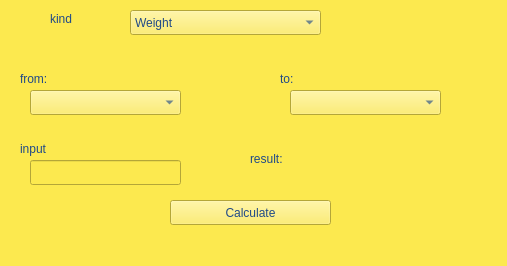
<?xml version="1.0" encoding="UTF-8"?>
<ui version="4.0">
 <class>MainWindow</class>
 <widget class="QMainWindow" name="MainWindow">
  <property name="geometry">
   <rect>
    <x>0</x>
    <y>0</y>
    <width>507</width>
    <height>266</height>
   </rect>
  </property>
  <property name="windowTitle">
   <string>Convertor</string>
  </property>
  <property name="styleSheet">
   <string notr="true">background-color: rgb(252, 233, 79);
color: rgb(32, 74, 135);</string>
  </property>
  <widget class="QWidget" name="centralwidget">
   <widget class="QComboBox" name="combo_kind">
    <property name="geometry">
     <rect>
      <x>130</x>
      <y>10</y>
      <width>191</width>
      <height>25</height>
     </rect>
    </property>
    <item>
     <property name="text">
      <string>Weight</string>
     </property>
    </item>
    <item>
     <property name="text">
      <string>bytes</string>
     </property>
    </item>
    <item>
     <property name="text">
      <string>Lenght</string>
     </property>
    </item>
    <item>
     <property name="text">
      <string>Temperature</string>
     </property>
    </item>
   </widget>
   <widget class="QLabel" name="label">
    <property name="geometry">
     <rect>
      <x>50</x>
      <y>10</y>
      <width>67</width>
      <height>17</height>
     </rect>
    </property>
    <property name="text">
     <string>kind</string>
    </property>
   </widget>
   <widget class="QLabel" name="label_2">
    <property name="geometry">
     <rect>
      <x>20</x>
      <y>70</y>
      <width>67</width>
      <height>17</height>
     </rect>
    </property>
    <property name="text">
     <string>from:</string>
    </property>
   </widget>
   <widget class="QLabel" name="label_3">
    <property name="geometry">
     <rect>
      <x>280</x>
      <y>70</y>
      <width>67</width>
      <height>17</height>
     </rect>
    </property>
    <property name="text">
     <string>to:</string>
    </property>
   </widget>
   <widget class="QComboBox" name="combo_from">
    <property name="geometry">
     <rect>
      <x>30</x>
      <y>90</y>
      <width>151</width>
      <height>25</height>
     </rect>
    </property>
   </widget>
   <widget class="QComboBox" name="combo_to">
    <property name="geometry">
     <rect>
      <x>290</x>
      <y>90</y>
      <width>151</width>
      <height>25</height>
     </rect>
    </property>
   </widget>
   <widget class="QLabel" name="label_4">
    <property name="geometry">
     <rect>
      <x>20</x>
      <y>140</y>
      <width>67</width>
      <height>17</height>
     </rect>
    </property>
    <property name="text">
     <string>input</string>
    </property>
   </widget>
   <widget class="QLabel" name="label_5">
    <property name="geometry">
     <rect>
      <x>250</x>
      <y>150</y>
      <width>67</width>
      <height>17</height>
     </rect>
    </property>
    <property name="text">
     <string>result:</string>
    </property>
   </widget>
   <widget class="QLabel" name="lbl_res">
    <property name="geometry">
     <rect>
      <x>310</x>
      <y>160</y>
      <width>141</width>
      <height>20</height>
     </rect>
    </property>
    <property name="text">
     <string/>
    </property>
   </widget>
   <widget class="QLineEdit" name="txt_inp">
    <property name="geometry">
     <rect>
      <x>30</x>
      <y>160</y>
      <width>151</width>
      <height>25</height>
     </rect>
    </property>
   </widget>
   <widget class="QPushButton" name="btn_clc">
    <property name="geometry">
     <rect>
      <x>170</x>
      <y>200</y>
      <width>161</width>
      <height>25</height>
     </rect>
    </property>
    <property name="text">
     <string>Calculate</string>
    </property>
   </widget>
  </widget>
  <widget class="QMenuBar" name="menubar">
   <property name="geometry">
    <rect>
     <x>0</x>
     <y>0</y>
     <width>507</width>
     <height>22</height>
    </rect>
   </property>
  </widget>
  <widget class="QStatusBar" name="statusbar"/>
 </widget>
 <resources/>
 <connections/>
</ui>
